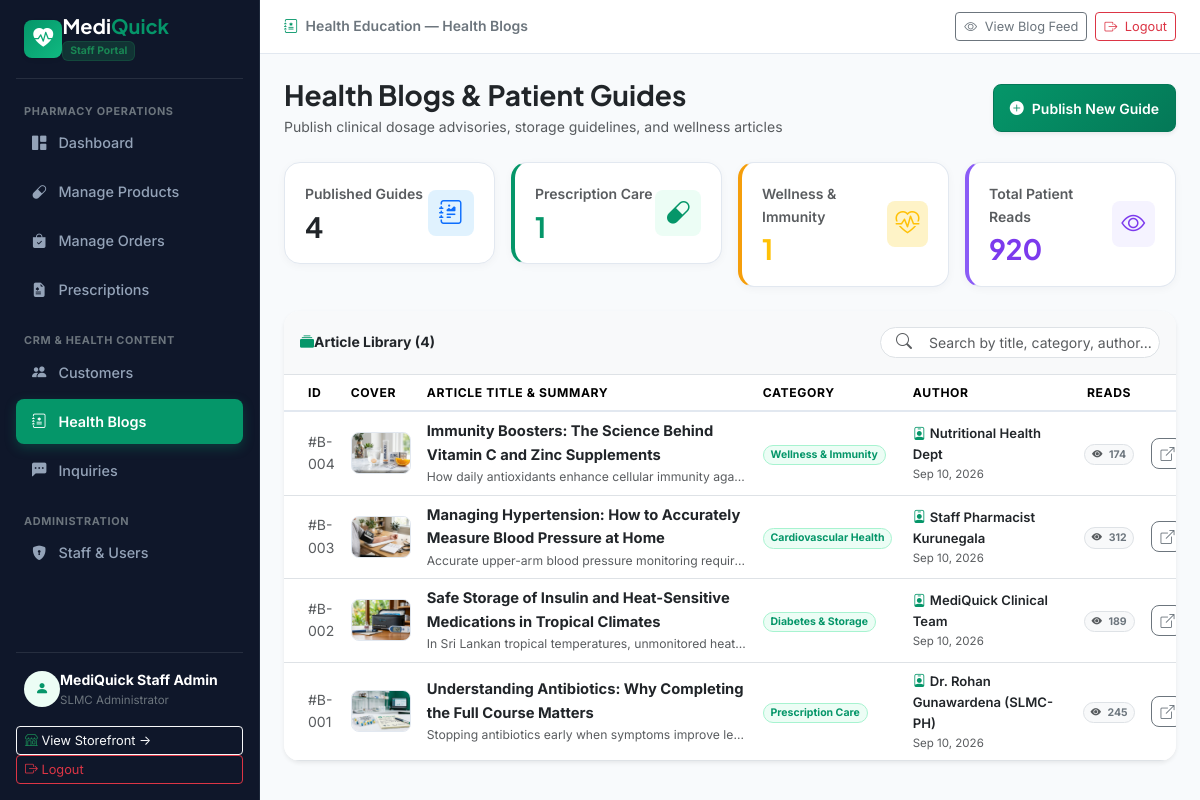
/admin/blogs.php (signed in), run on the app's committed database.
### tables this page shows
CREATE TABLE IF NOT EXISTS `blogs` (
    `id` INT AUTO_INCREMENT PRIMARY KEY,
    `title` VARCHAR(255) NOT NULL,
    `category` VARCHAR(100) NOT NULL,
    `author` VARCHAR(150) NOT NULL DEFAULT 'MediQuick Pharmacist',
    `image` LONGTEXT NOT NULL,
    `summary` TEXT NOT NULL,
    `content` LONGTEXT NOT NULL,
    `views` INT DEFAULT 120,
    `created_at` TIMESTAMP DEFAULT CURRENT_TIMESTAMP
);

### admin/blogs.php (the view, shortened to what this page needs)
<?php
require_once __DIR__ . '/../config/db.php';
$blogsQuery = mysqli_query($conn, "SELECT * FROM blogs ORDER BY id DESC");
$totalBlogs = 0;
$totalViews = 0;
$rxCareCount = 0;
$wellnessCount = 0;
$blogsList = [];
if ($blogsQuery) {
    while ($b = mysqli_fetch_assoc($blogsQuery)) {
        $totalBlogs++;
        $totalViews += (int)$b['views'];
        if (stripos($b['category'], 'Prescription') !== false) $rxCareCount++;
        if (stripos($b['category'], 'Wellness') !== false || stripos($b['category'], 'Immunity') !== false) $wellnessCount++;
        $blogsList[] = $b;
    }
}
include_once __DIR__ . '/../includes/header.php';
?>
<div class="d-flex" style="min-height: 100vh;">
  <?php include_once __DIR__ . '/../includes/admin_sidebar.php'; ?>
  <div class="flex-grow-1 d-flex flex-column" style="background-color: #f8fafc; min-width: 0;">
    <div class="admin-topbar d-flex justify-content-between align-items-center">
      <div class="d-flex align-items-center gap-2">
        <div class="small text-secondary fw-semibold text-truncate">
          <i class="bi bi-journal-medical text-emerald me-1"></i> <span class="d-none d-sm-inline">Health Education &mdash; </span>Health Blogs
        </div>
      </div>
      <div class="d-flex align-items-center gap-2">
        <a href="../blogs.php" target="_blank" class="btn btn-sm btn-outline-secondary" style="font-size: 0.8rem;">
          <i class="bi bi-eye me-1"></i> View Blog Feed
        </a>
        <a href="logout.php" class="btn btn-sm btn-outline-danger" style="font-size: 0.8rem;">
          <i class="bi bi-box-arrow-right me-1"></i> Logout
        </a>
      </div>
    </div>
    <div class="p-3 p-md-4 flex-grow-1">
      <div class="d-flex flex-wrap justify-content-between align-items-center gap-2 mb-4">
        <div>
          <h3 class="fw-bold text-dark mb-1 font-heading">Health Blogs & Patient Guides</h3>
          <p class="text-muted small mb-0">Publish clinical dosage advisories, storage guidelines, and wellness articles</p>
        </div>
        <button type="button" class="btn btn-emerald btn-sm py-2 px-3 shadow-sm rounded-3 d-inline-flex align-items-center gap-1.5 fw-semibold"
                data-bs-toggle="modal" data-bs-target="#blogModal" onclick="resetBlogForm()">
          <i class="bi bi-plus-circle-fill"></i> Publish New Guide
        </button>
      </div>
      <div class="row g-3 mb-4">
        <div class="col-6 col-lg-3">
          <div class="stat-card-modern d-flex align-items-center justify-content-between">
            <div>
              <div class="text-muted small fw-semibold mb-1">Published Guides</div>
              <h3 class="fw-bold mb-0 text-dark"><?php echo $totalBlogs; ?></h3>
            </div>
            <div class="rounded-3 d-flex align-items-center justify-content-center text-primary" style="width: 46px; height: 46px; background-color: #e0f2fe;">
              <i class="bi bi-journal-richtext fs-4"></i>
            </div>
          </div>
        </div>
        <div class="col-6 col-lg-3">
          <div class="stat-card-modern d-flex align-items-center justify-content-between" style="border-left: 4px solid #059669;">
            <div>
              <div class="text-muted small fw-semibold mb-1">Prescription Care</div>
              <h3 class="fw-bold mb-0 text-emerald"><?php echo $rxCareCount; ?></h3>
            </div>
            <div class="rounded-3 d-flex align-items-center justify-content-center text-emerald" style="width: 46px; height: 46px; background-color: #ecfdf5;">
              <i class="bi bi-capsule fs-4"></i>
            </div>
          </div>
        </div>
        <div class="col-6 col-lg-3">
          <div class="stat-card-modern d-flex align-items-center justify-content-between" style="border-left: 4px solid #f59e0b;">
            <div>
              <div class="text-muted small fw-semibold mb-1">Wellness & Immunity</div>
              <h3 class="fw-bold mb-0 text-warning"><?php echo $wellnessCount; ?></h3>
            </div>
            <div class="rounded-3 d-flex align-items-center justify-content-center text-warning" style="width: 46px; height: 46px; background-color: #fef3c7;">
              <i class="bi bi-heart-pulse fs-4"></i>
            </div>
          </div>
        </div>
        <div class="col-6 col-lg-3">
          <div class="stat-card-modern d-flex align-items-center justify-content-between" style="border-left: 4px solid #8b5cf6;">
            <div>
              <div class="text-muted small fw-semibold mb-1">Total Patient Reads</div>
              <h3 class="fw-bold mb-0" style="color: #7c3aed;"><?php echo number_format($totalViews); ?></h3>
            </div>
            <div class="rounded-3 d-flex align-items-center justify-content-center" style="width: 46px; height: 46px; background-color: #f5f3ff; color: #7c3aed;">
              <i class="bi bi-eye fs-4"></i>
            </div>
          </div>
        </div>
      </div>
      <div class="card card-custom bg-white border-0 shadow-sm overflow-hidden">
        <div class="p-3 border-bottom bg-light d-flex flex-wrap align-items-center justify-content-between gap-3">
          <div class="fw-bold text-dark small d-flex align-items-center gap-1.5">
            <i class="bi bi-collection-fill text-emerald"></i>
            Article Library (<?php echo count($blogsList); ?>)
          </div>
          <div class="position-relative" style="min-width: 280px;">
            <i class="bi bi-search position-absolute top-50 start-0 translate-middle-y ms-3 text-muted"></i>
            <input type="text" id="blogLiveSearch" class="form-control form-control-sm ps-5 rounded-pill" placeholder="Search by title, category, author...">
          </div>
        </div>
        <div class="table-responsive">
          <table class="table table-hover align-middle mb-0" id="blogsTable">
            <thead class="bg-light text-secondary" style="font-size: 0.76rem; font-weight: 700; text-transform: uppercase; letter-spacing: 0.05em; border-bottom: 2px solid #e2e8f0;">
              <tr>
                <th class="ps-4 py-3.5" style="width: 70px;">ID</th>
                <th style="width: 90px;">Cover</th>
                <th style="min-width: 260px;">Article Title & Summary</th>
                <th style="min-width: 150px;">Category</th>
                <th style="min-width: 170px;">Author</th>
                <th class="text-center" style="width: 100px;">Reads</th>
                <th class="text-end pe-4" style="width: 140px;">Actions</th>
              </tr>
            </thead>
            <tbody class="small">
              <?php if (!empty($blogsList)): ?>
                <?php foreach ($blogsList as $b):
                  $bImg = $b['image'];
                  if (strpos($bImg, 'http') !== 0 && strpos($bImg, 'data:') !== 0) {
                      $bImg = '../' . $bImg;
                  }
                ?>
                  <tr class="blog-row-item" style="transition: background-color 0.15s ease;">
                    <td class="ps-4 py-3.5 font-mono text-muted">#B-<?php echo str_pad($b['id'], 3, '0', STR_PAD_LEFT); ?></td>
                    <td class="py-3.5">
                      <img src="<?php echo htmlspecialchars($bImg); ?>" alt="<?php echo htmlspecialchars($b['title']); ?>"
                           style="width: 60px; height: 42px; object-fit: cover; border-radius: 8px; border: 1px solid #e2e8f0;">
                    </td>
                    <td class="py-3.5">
                      <strong class="text-dark d-block blog-title" style="font-size: 0.92rem;">
                        <?php echo htmlspecialchars($b['title']); ?>
                      </strong>
                      <div class="text-muted text-truncate mt-0.5" style="max-width: 320px; font-size: 0.76rem;">
                        <?php echo htmlspecialchars($b['summary']); ?>
                      </div>
                    </td>
                    <td class="py-3.5">
                      <span class="badge bg-emerald-subtle text-emerald border border-emerald rounded-pill px-2.5 py-1">
                        <?php echo htmlspecialchars($b['category']); ?>
                      </span>
                    </td>
                    <td class="py-3.5">
                      <div class="text-dark fw-semibold" style="font-size: 0.82rem;">
                        <i class="bi bi-person-badge text-emerald me-1"></i><?php echo htmlspecialchars($b['author']); ?>
                      </div>
                      <div class="text-muted" style="font-size: 0.72rem;">
                        <?php echo date('M d, Y', strtotime($b['created_at'])); ?>
                      </div>
                    </td>
                    <td class="text-center py-3.5">
                      <span class="badge bg-light text-secondary border px-2.5 py-1 rounded-pill">
                        <i class="bi bi-eye-fill text-muted me-1"></i> <?php echo number_format($b['views']); ?>
                      </span>
                    </td>
                    <td class="text-end pe-4 py-3.5">
                      <div class="d-inline-flex align-items-center gap-1">
                        <a href="../blog-details.php?id=<?php echo $b['id']; ?>" target="_blank" class="btn btn-sm btn-outline-secondary p-1.5 rounded-3" title="View on Storefront">
                          <i class="bi bi-box-arrow-up-right"></i>
                        </a>
                      </div>
                    </td>
                  </tr>
                <?php endforeach; ?>
              <?php endif; ?>
            </tbody>
          </table>
        </div>
      </div>
    </div>
  </div>
</div>
</body>
</html>

### assets/css/style.css (style rules this page uses)
:root { --mq-primary: #059669; --mq-primary-hover: #047857; --mq-primary-dark: #064e3b; --mq-primary-light: #ecfdf5; --mq-primary-border: #a7f3d0; --mq-sky: #0ea5e9; --mq-sky-light: #f0f9ff; --mq-dark: #0f172a; --mq-slate: #334155; --mq-muted: #64748b; --mq-light-bg: #f8fafc; --mq-card-bg: #ffffff; --mq-border: #e2e8f0; --font-sans: 'Inter', -apple-system, BlinkMacSystemFont, 'Segoe UI', Roboto, sans-serif; --font-heading: 'Plus Jakarta Sans', 'Inter', sans-serif; }
body { font-family: var(--font-sans); background-color: var(--mq-light-bg); color: var(--mq-dark); line-height: 1.6; min-height: 100vh; display: flex; flex-direction: column; -webkit-font-smoothing: antialiased; -moz-osx-font-smoothing: grayscale; }
h1, h2, h3, h4, h5, h6, .font-heading { font-family: var(--font-heading); font-weight: 700; color: var(--mq-dark); }
a { text-decoration: none; transition: all 0.2s ease-in-out; }
.btn-emerald { background: linear-gradient(135deg, #059669 0%, #047857 100%); color: #ffffff; border: 1px solid #047857; font-weight: 600; border-radius: 12px; min-height: 48px; padding: 0.65rem 1.4rem; display: inline-flex; align-items: center; justify-content: center; gap: 8px; box-shadow: 0 4px 14px rgba(5, 150, 105, 0.22); transition: all 0.2s cubic-bezier(0.16, 1, 0.3, 1); }
.card-custom { background-color: #ffffff; border: 1px solid var(--mq-border); border-radius: 16px; box-shadow: 0 2px 8px rgba(15, 23, 42, 0.04); transition: transform 0.2s ease, box-shadow 0.2s ease; }
.admin-topbar { background-color: #ffffff; border-bottom: 1px solid var(--mq-border); padding: 0.75rem 1.5rem; }
.text-emerald { color: var(--mq-primary) !important; }
.bg-emerald-subtle { background-color: var(--mq-primary-light) !important; }
.border-emerald { border-color: var(--mq-primary-border) !important; }
.stat-card-modern { border-radius: 16px; padding: 1.25rem; background: #ffffff; border: 1px solid var(--mq-border); box-shadow: 0 2px 8px rgba(15, 23, 42, 0.04); transition: transform 0.2s ease, box-shadow 0.2s ease; }

### data on the page
blogs: id "004", shows a picture, title "Immunity Boosters: The Science Behind Vitamin C and Zinc Supplements", summary "How daily antioxidants enhance cellular immunity aga…", category "Wellness & Immunity", author "Nutritional Health Dept", created_at "Sep 10, 2026", views "174"
blogs: id "003", shows a picture, title "Managing Hypertension: How to Accurately Measure Blood Pressure at Home", summary "Accurate upper-arm blood pressure monitoring requir…", category "Cardiovascular Health", author "Staff Pharmacist Kurunegala", created_at "Sep 10, 2026", views "312"
blogs: id "002", shows a picture, title "Safe Storage of Insulin and Heat-Sensitive Medications in Tropical Climates", summary "In Sri Lankan tropical temperatures, unmonitored heat…", category "Diabetes & Storage", author "MediQuick Clinical Team", created_at "Sep 10, 2026", views "189"
blogs: id "001", shows a picture, title "Understanding Antibiotics: Why Completing the Full Course Matters", summary "Stopping antibiotics early when symptoms improve le…", category "Prescription Care", author "Dr. Rohan Gunawardena (SLMC-PH)", created_at "Sep 10, 2026", views "245"

### other printed values
$adminName "MediQuick Staff Admin"
$totalBlogs "4"
$rxCareCount "1"
$wellnessCount "1"
$totalViews "920"
count($blogsList) "4"
